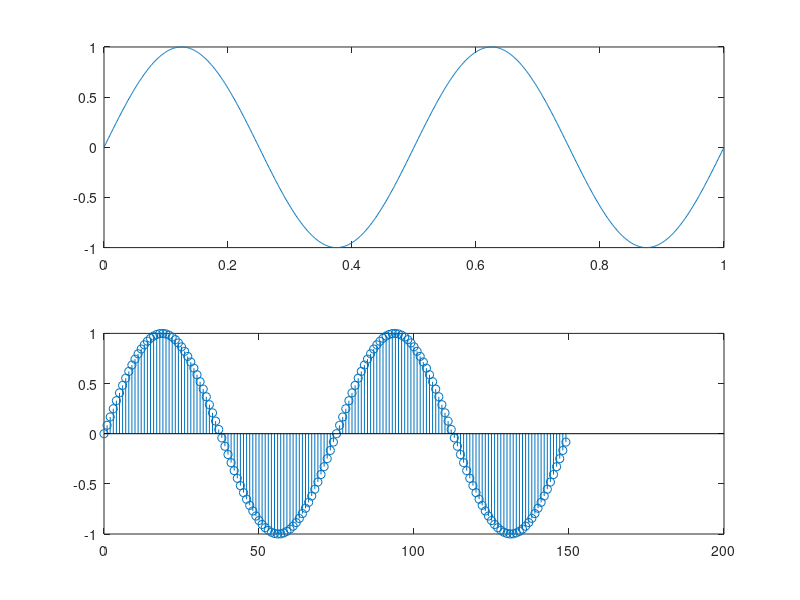

Source code (MATLAB):
clc;
clear all;
close all;
T=1%;
t=0:0.001:T;
f=2;
%y=cos(2*pi*f*t);
y=sin(2*pi*f*t);
subplot(2,1,1);
plot(t,y);

fs=150;
Ts=1/fs;
N=T*fs;
n=0:N-1;
Xn=sin(2*pi*f*Ts*n);
subplot(2,1,2);
stem(n,Xn);
